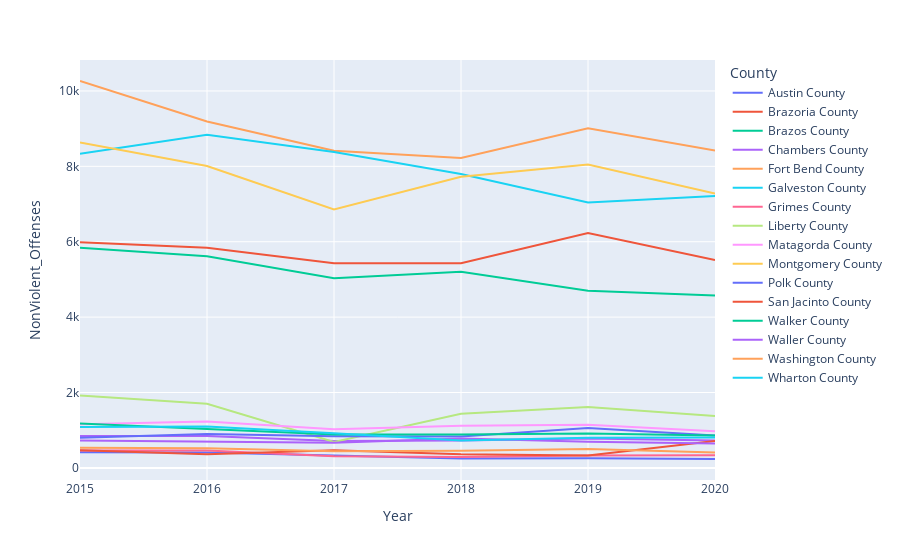

This figure's notebook cell:
### Code cell
# NonViolent crimes houston area over 5 years
fig = px.line(crime_df, x="Year" , y="NonViolent_Offenses", color="County")
fig.show()

### Figure 1 — Plotly figure (JSON) as saved in the notebook; plotly's stock layout.template omitted (floating-point values rounded to 4 significant figures)
{"data": [{"hovertemplate": "County=Austin County<br>Year=%{x}<br>NonViolent_Offenses=%{y}<extra></extra>", "legendgroup": "Austin County", "line": {"color": "#636efa", "dash": "solid"}, "marker": {"symbol": "circle"}, "mode": "lines", "name": "Austin County", "orientation": "v", "showlegend": true, "type": "scatter", "x": [2015, 2016, 2017, 2018, 2019, 2020], "xaxis": "x", "y": [417, 406, 326, 249, 256, 236], "yaxis": "y"}, {"hovertemplate": "County=Brazoria County<br>Year=%{x}<br>NonViolent_Offenses=%{y}<extra></extra>", "legendgroup": "Brazoria County", "line": {"color": "#EF553B", "dash": "solid"}, "marker": {"symbol": "circle"}, "mode": "lines", "name": "Brazoria County", "orientation": "v", "showlegend": true, "type": "scatter", "x": [2015, 2016, 2017, 2018, 2019, 2020], "xaxis": "x", "y": [5983, 5843, 5428, 5431, 6233, 5515], "yaxis": "y"}, {"hovertemplate": "County=Brazos County<br>Year=%{x}<br>NonViolent_Offenses=%{y}<extra></extra>", "legendgroup": "Brazos County", "line": {"color": "#00cc96", "dash": "solid"}, "marker": {"symbol": "circle"}, "mode": "lines", "name": "Brazos County", "orientation": "v", "showlegend": true, "type": "scatter", "x": [2015, 2016, 2017, 2018, 2019, 2020], "xaxis": "x", "y": [5841, 5614, 5030, 5201, 4697, 4571], "yaxis": "y"}, {"hovertemplate": "County=Chambers County<br>Year=%{x}<br>NonViolent_Offenses=%{y}<extra></extra>", "legendgroup": "Chambers County", "line": {"color": "#ab63fa", "dash": "solid"}, "marker": {"symbol": "circle"}, "mode": "lines", "name": "Chambers County", "orientation": "v", "showlegend": true, "type": "scatter", "x": [2015, 2016, 2017, 2018, 2019, 2020], "xaxis": "x", "y": [847, 846, 715, 724, 779, 724], "yaxis": "y"}, {"hovertemplate": "County=Fort Bend County<br>Year=%{x}<br>NonViolent_Offenses=%{y}<extra></extra>", "legendgroup": "Fort Bend County", "line": {"color": "#FFA15A", "dash": "solid"}, "marker": {"symbol": "circle"}, "mode": "lines", "name": "Fort Bend County", "orientation": "v", "showlegend": true, "type": "scatter", "x": [2015, 2016, 2017, 2018, 2019, 2020], "xaxis": "x", "y": [10264, 9190, 8416, 8223, 9007, 8422], "yaxis": "y"}, {"hovertemplate": "County=Galveston County<br>Year=%{x}<br>NonViolent_Offenses=%{y}<extra></extra>", "legendgroup": "Galveston County", "line": {"color": "#19d3f3", "dash": "solid"}, "marker": {"symbol": "circle"}, "mode": "lines", "name": "Galveston County", "orientation": "v", "showlegend": true, "type": "scatter", "x": [2015, 2016, 2017, 2018, 2019, 2020], "xaxis": "x", "y": [8335, 8839, 8380, 7795, 7040, 7211], "yaxis": "y"}, {"hovertemplate": "County=Grimes County<br>Year=%{x}<br>NonViolent_Offenses=%{y}<extra></extra>", "legendgroup": "Grimes County", "line": {"color": "#FF6692", "dash": "solid"}, "marker": {"symbol": "circle"}, "mode": "lines", "name": "Grimes County", "orientation": "v", "showlegend": true, "type": "scatter", "x": [2015, 2016, 2017, 2018, 2019, 2020], "xaxis": "x", "y": [463, 461, 309, 290, 328, 337], "yaxis": "y"}, {"hovertemplate": "County=Liberty County<br>Year=%{x}<br>NonViolent_Offenses=%{y}<extra></extra>", "legendgroup": "Liberty County", "line": {"color": "#B6E880", "dash": "solid"}, "marker": {"symbol": "circle"}, "mode": "lines", "name": "Liberty County", "orientation": "v", "showlegend": true, "type": "scatter", "x": [2015, 2016, 2017, 2018, 2019, 2020], "xaxis": "x", "y": [1918, 1699, 688, 1435, 1618, 1375], "yaxis": "y"}, {"hovertemplate": "County=Matagorda County<br>Year=%{x}<br>NonViolent_Offenses=%{y}<extra></extra>", "legendgroup": "Matagorda County", "line": {"color": "#FF97FF", "dash": "solid"}, "marker": {"symbol": "circle"}, "mode": "lines", "name": "Matagorda County", "orientation": "v", "showlegend": true, "type": "scatter", "x": [2015, 2016, 2017, 2018, 2019, 2020], "xaxis": "x", "y": [1157, 1228, 1024, 1115, 1142, 973], "yaxis": "y"}, {"hovertemplate": "County=Montgomery County<br>Year=%{x}<br>NonViolent_Offenses=%{y}<extra></extra>", "legendgroup": "Montgomery County", "line": {"color": "#FECB52", "dash": "solid"}, "marker": {"symbol": "circle"}, "mode": "lines", "name": "Montgomery County", "orientation": "v", "showlegend": true, "type": "scatter", "x": [2015, 2016, 2017, 2018, 2019, 2020], "xaxis": "x", "y": [8635, 8008, 6858, 7725, 8051, 7280], "yaxis": "y"}, {"hovertemplate": "County=Polk County<br>Year=%{x}<br>NonViolent_Offenses=%{y}<extra></extra>", "legendgroup": "Polk County", "line": {"color": "#636efa", "dash": "solid"}, "marker": {"symbol": "circle"}, "mode": "lines", "name": "Polk County", "orientation": "v", "showlegend": true, "type": "scatter", "x": [2015, 2016, 2017, 2018, 2019, 2020], "xaxis": "x", "y": [801, 897, 840, 831, 1060, 861], "yaxis": "y"}, {"hovertemplate": "County=San Jacinto County<br>Year=%{x}<br>NonViolent_Offenses=%{y}<extra></extra>", "legendgroup": "San Jacinto County", "line": {"color": "#EF553B", "dash": "solid"}, "marker": {"symbol": "circle"}, "mode": "lines", "name": "San Jacinto County", "orientation": "v", "showlegend": true, "type": "scatter", "x": [2015, 2016, 2017, 2018, 2019, 2020], "xaxis": "x", "y": [466, 362, 466, 360, 330, 711], "yaxis": "y"}, {"hovertemplate": "County=Walker County<br>Year=%{x}<br>NonViolent_Offenses=%{y}<extra></extra>", "legendgroup": "Walker County", "line": {"color": "#00cc96", "dash": "solid"}, "marker": {"symbol": "circle"}, "mode": "lines", "name": "Walker County", "orientation": "v", "showlegend": true, "type": "scatter", "x": [2015, 2016, 2017, 2018, 2019, 2020], "xaxis": "x", "y": [1177, 1026, 886, 883, 910, 860], "yaxis": "y"}, {"hovertemplate": "County=Waller County<br>Year=%{x}<br>NonViolent_Offenses=%{y}<extra></extra>", "legendgroup": "Waller County", "line": {"color": "#ab63fa", "dash": "solid"}, "marker": {"symbol": "circle"}, "mode": "lines", "name": "Waller County", "orientation": "v", "showlegend": true, "type": "scatter", "x": [2015, 2016, 2017, 2018, 2019, 2020], "xaxis": "x", "y": [727, 701, 667, 782, 695, 648], "yaxis": "y"}, {"hovertemplate": "County=Washington County<br>Year=%{x}<br>NonViolent_Offenses=%{y}<extra></extra>", "legendgroup": "Washington County", "line": {"color": "#FFA15A", "dash": "solid"}, "marker": {"symbol": "circle"}, "mode": "lines", "name": "Washington County", "orientation": "v", "showlegend": true, "type": "scatter", "x": [2015, 2016, 2017, 2018, 2019, 2020], "xaxis": "x", "y": [534, 521, 439, 457, 501, 409], "yaxis": "y"}, {"hovertemplate": "County=Wharton County<br>Year=%{x}<br>NonViolent_Offenses=%{y}<extra></extra>", "legendgroup": "Wharton County", "line": {"color": "#19d3f3", "dash": "solid"}, "marker": {"symbol": "circle"}, "mode": "lines", "name": "Wharton County", "orientation": "v", "showlegend": true, "type": "scatter", "x": [2015, 2016, 2017, 2018, 2019, 2020], "xaxis": "x", "y": [1082, 1095, 918, 729, 797, 804], "yaxis": "y"}], "layout": {"legend": {"title": {"text": "County"}, "tracegroupgap": 0}, "margin": {"t": 60}, "xaxis": {"anchor": "y", "domain": [0, 1], "title": {"text": "Year"}}, "yaxis": {"anchor": "x", "domain": [0, 1], "title": {"text": "NonViolent_Offenses"}}}}
